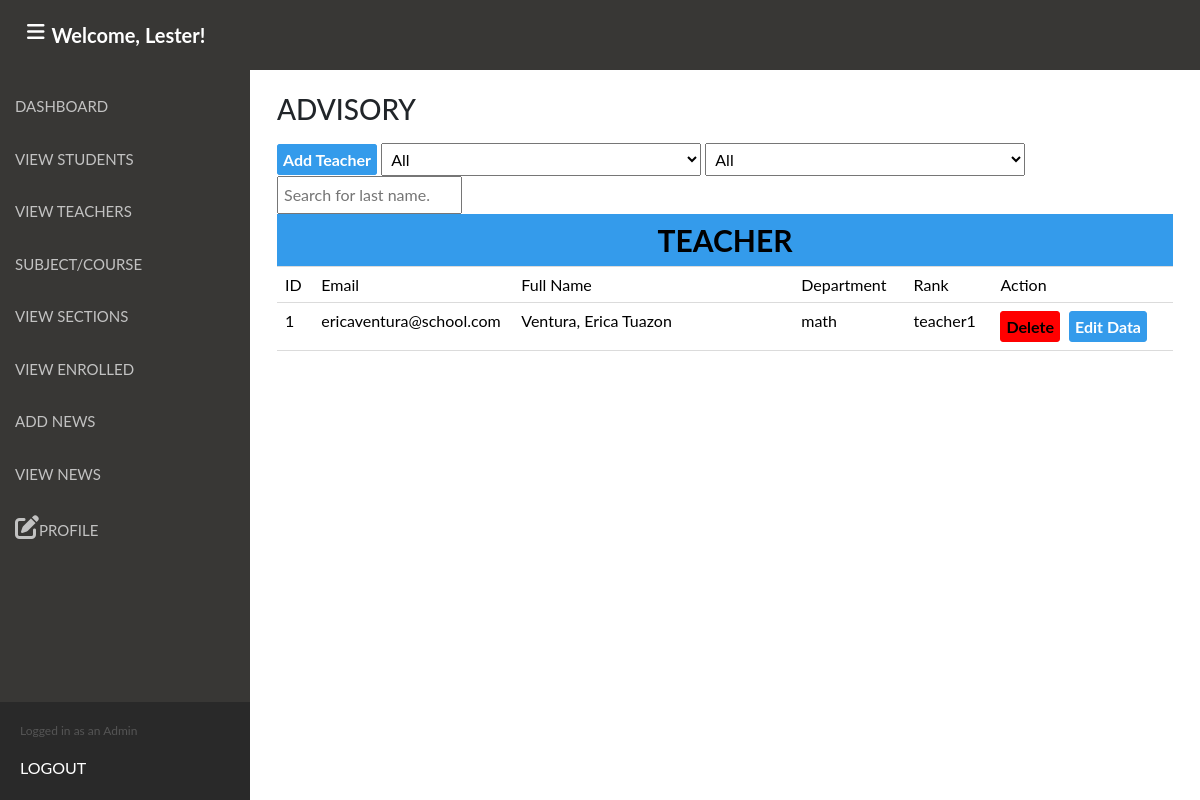
The page /admin/teacherData/viewteacher.php (signed in) on the database its author committed.
### tables this page shows
CREATE TABLE `teacher` (
  `teacher_id` int(11) NOT NULL,
  `teacher_email` varchar(50) NOT NULL,
  `teacher_firstname` varchar(50) NOT NULL,
  `teacher_middlename` varchar(50) NOT NULL,
  `teacher_lastname` varchar(50) NOT NULL,
  `teacher_contactnumber` varchar(50) NOT NULL,
  `teacher_userlevel` varchar(50) NOT NULL,
  `teacher_department` varchar(50) NOT NULL,
  `teacher_status` varchar(50) NOT NULL,
  `teacher_password` varchar(100) NOT NULL,
  `teacher_rank` varchar(50) NOT NULL,
  `schoolyear` varchar(50) NOT NULL
);

### admin/teacherData/displayTeachers.php (the view, shortened to what this page needs)
<?php
require_once('../../includes/connect.php');
if(isset($_POST['action'])=="search"){
    $se=$_POST['selectedDepartment'];
    $tr=$_POST['selectedTeacher_rank'];
	$st=$_POST['searchTeacher'];
	$sql_teacher="SELECT * FROM teacher WHERE
    teacher_department LIKE '%".$se."%'
	AND
	teacher_firstname LIKE '%".$st."%'
	AND
	teacher_rank LIKE '%".$tr."%'";
	$result_teacher = mysqli_query($conn, $sql_teacher);
    if($se=='all'){
        $sql_teacher="SELECT * FROM teacher WHERE
		teacher_lastname LIKE '%".$st."%'
		AND
		teacher_rank LIKE '%".$tr."%'";
        $result_teacher=mysqli_query($conn,$sql_teacher);
    }
}
else{
    $sql_teacher='SELECT * FROM teacher';
	$result_teacher=mysqli_query($conn,$sql_teacher);
}
?>
<table class="table" id="myTable">
<tr>
<td colspan=9 style="text-align:center;background-color:#349beb;font-size:30px"><b>TEACHER</b></td>
</tr>
<tr>
<td>ID</td>
<td style="width:200px;">Email</td>
<td style="width:280px;">Full Name</td>
<td>Department</td>
<td>Rank</td>
<td colspan=2>Action</td>
</tr>
<?Php
while($row = mysqli_fetch_assoc($result_teacher)){
?>
<tr class="asd"id="<?Php echo $row['teacher_id'];?>">
	<td><?Php echo $row['teacher_id'];?></td>
	<td><?Php echo $row['teacher_email'];?></td>
	<td><?Php echo $row['teacher_lastname'].", ". $row['teacher_firstname']. " ".$row['teacher_middlename'];?></td>
	<td><?Php echo $row['teacher_department'];?></td>
	<td><?Php echo $row['teacher_rank'];?></td>
	<td>
		<button type="button" class="deletebutton"name="button" onclick = "confirm('Are you sure ?') && deleteTeacher(<?php echo $row['teacher_id']; ?>);">Delete</button>
		<button type="button" class="editteacher"name="editteacher"id="<?php echo $row['teacher_id'];?>" onclick = "editteacher(<?php echo $row['teacher_id']; ?>);">Edit Data</button>
	</td>
</tr>
<?Php
}
?>
</table>

### css/styles.css (style rules this page uses)
body { margin:0; font-family: "Lato", sans-serif; }
* { box-sizing: border-box; }
.usertableStyle tr, td { color:#000; padding:10px; border-bottom:1px solid #dbdbdb; border-collapse:collapse; }
.deletebutton { padding:5px; background-color:red; border:1px solid red; border-radius:3px; font-weight:bold; cursor:pointer; margin-right:5px; }
.editteacher { padding:5px; background-color:#349beb; border:1px solid #349beb; border-radius:3px; font-weight:bold; color:#fff; cursor:pointer; }

### rows shown on the page
teacher: teacher_id "1", teacher_email "ericaventura@school.com", teacher_lastname "Ventura", teacher_firstname "Erica", teacher_middlename "Tuazon", teacher_department "math", teacher_rank "teacher1"

### other values the page prints
$firstname "Lester"
